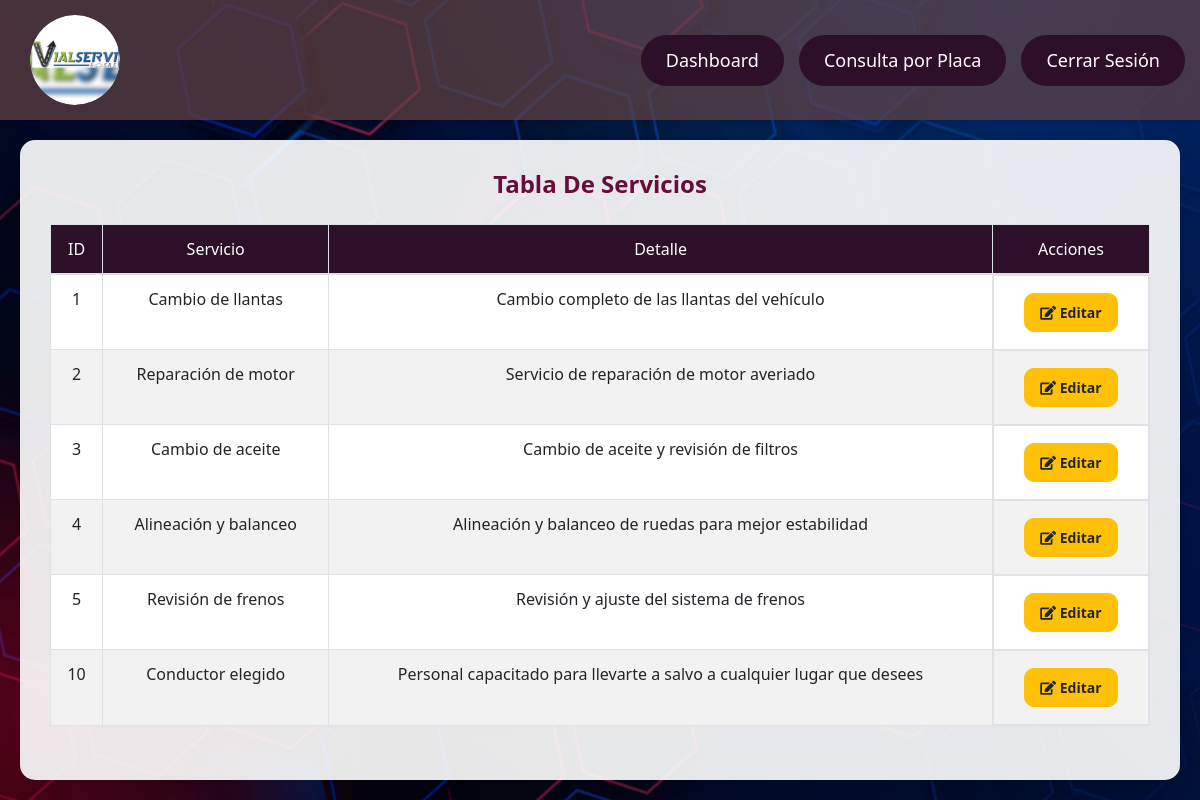
/gestionar_servicios.php (signed in), run on the app's committed database.
### tables this page shows
CREATE TABLE `servicios` (
  `Servicio_id` int(11) NOT NULL,
  `Nombre_Servicio` varchar(100) NOT NULL,
  `Descripción` varchar(255) DEFAULT NULL
);

### validPermissions.php (called while the page is built, shortened)
<?php
function usuarioTienePermiso($usuarioId, $permisoNombre, $conexion) {
    $sql = "
        SELECT p.nombre
        FROM empleados e
        JOIN roles r ON e.rol_id = r.id
        JOIN rol_permisos rp ON r.id = rp.rol_id
        JOIN permisos p ON rp.permiso_id = p.id
        WHERE e.Cedula_Empleado_id = ? AND p.nombre = ?
    ";
    $stmt = $conexion->prepare($sql);
    $stmt->bind_param("is", $usuarioId, $permisoNombre);
    $stmt->execute();
    return $stmt->get_result()->fetch_assoc() !== null;
}
?>

### gestionar_servicios.php (the view, shortened to what this page needs)
<?php
include('validPermissions.php');
include('header.php');
require_once 'config.php';
$usuarioPuedeEditar = usuarioTienePermiso($_SESSION['cedula'], 'actualizar_servicio', $conn);
$usuarioPuedeEliminar = usuarioTienePermiso($_SESSION['cedula'], 'eliminar_servicio', $conn);
$mostrarAcciones = $usuarioPuedeEditar || $usuarioPuedeEliminar;
$sql = "SELECT Servicio_id, Nombre_Servicio, Descripción FROM servicios";
$result = $conn->query($sql);
?>
<!DOCTYPE html>
<html lang="es">
<head>
    <link href="https://stackpath.bootstrapcdn.com/bootstrap/4.5.2/css/bootstrap.min.css" rel="stylesheet">
    <link rel="stylesheet" href="https://cdnjs.cloudflare.com/ajax/libs/font-awesome/5.15.4/css/all.min.css">
</head>
<body>
<div class="main-content">
    <div class="container">
        <h2>Tabla De Servicios</h2>
        <table class="table table-bordered">
            <thead>
                <tr>
                    <th>ID</th>
                    <th>Servicio</th>
                    <th>Detalle</th>
                    <?php if ($mostrarAcciones) { ?>
                        <th>Acciones</th>
                    <?php } ?>
                </tr>
            </thead>
            <tbody>
                <?php
                if ($result->num_rows > 0) {
                    while ($row = $result->fetch_assoc()) {
                        echo "<tr id='row-" . $row['Servicio_id'] . "'>";
                        echo "<td>" . $row['Servicio_id'] . "</td>";
                        echo "<td>" . $row['Nombre_Servicio'] . "</td>";
                        echo "<td>" . $row['Descripción'] . "</td>";
                        if ($mostrarAcciones) {
                            echo "<td class='action-buttons'>";
                            if ($usuarioPuedeEditar) {
                                echo "<a href='edit_service.php?id=" . $row['Servicio_id'] . "' class='btn btn-warning' data-no-warning><i class='fas fa-edit'></i> Editar</a> ";
                            }
                            echo "</td>";
                        }
                        echo "</tr>";
                    }
                    } else {
                        echo "<tr><td colspan='12'>No se encontraron registros</td></tr>";
                    }
                ?>
            </tbody>
        </table>
    </div>
</div>
</body>
</html>

### gestionar_servicios.php (style rules this page uses)
* { margin: 0; padding: 0; box-sizing: border-box; }
body { font-family: 'Segoe UI', Tahoma, Geneva, Verdana, sans-serif; background-image: url('Imagenes/ConsultaGeneral.jpg'); background-size: cover; background-position: center; background-repeat: no-repeat; display: flex; flex-direction: column; min-height: 100vh; }
.main-content { padding: 20px; margin-top: 120px; flex-grow: 1; display: flex; justify-content: center; align-items: center; }
.container { background-color: rgba(255, 255, 255, 0.9); padding: 30px; border-radius: 15px; box-shadow: 0 6px 15px rgba(0, 0, 0, 0.1); max-width: 1200px; width: 100%; overflow: auto; }
h2 { text-align: center; color: #680c39; margin-bottom: 25px; font-size: 24px; font-weight: 600; }
.table { background-color: #fff; border-radius: 10px; overflow: auto; }
th { background-color: #2d0f2a; color: white; font-weight: bold; }
th, td { padding: 12px; text-align: center; font-weight: 500; }
tr:nth-child(even) { background-color: #f2f2f2; }
.action-buttons { display: flex; gap: 10px; justify-content: center; align-items: center; }
.btn-success, .btn-warning, .btn-danger { margin: 5px; padding: 8px 15px; border-radius: 10px; font-size: 14px; font-weight: 600; }

### data on the page
servicios: Servicio_id "1", Nombre_Servicio "Cambio de llantas", Descripción "Cambio completo de las llantas del vehículo"
servicios: Servicio_id "2", Nombre_Servicio "Reparación de motor", Descripción "Servicio de reparación de motor averiado"
servicios: Servicio_id "3", Nombre_Servicio "Cambio de aceite", Descripción "Cambio de aceite y revisión de filtros"
servicios: Servicio_id "4", Nombre_Servicio "Alineación y balanceo", Descripción "Alineación y balanceo de ruedas para mejor estabilidad"
servicios: Servicio_id "5", Nombre_Servicio "Revisión de frenos", Descripción "Revisión y ajuste del sistema de frenos"
servicios: Servicio_id "10", Nombre_Servicio "Conductor elegido", Descripción "Personal capacitado para llevarte a salvo a cualquier lugar que desees"
